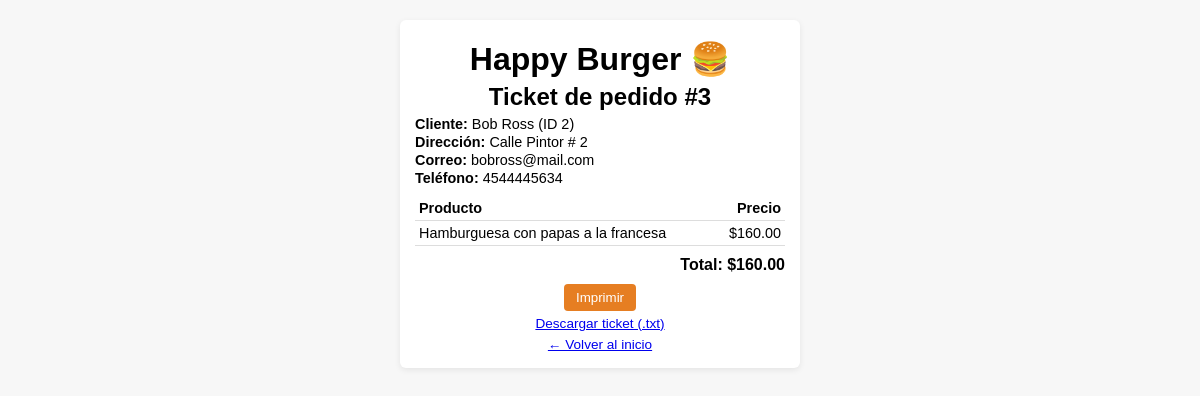
Page /pedidos/ticket/3 on the committed database.
### tables this page shows
CREATE TABLE Clientes (
                    id INTEGER PRIMARY KEY AUTOINCREMENT,
                    nombre TEXT NOT NULL,
                    direccion TEXT,
                    correo_electronico TEXT,
                    telefono TEXT
                );

CREATE TABLE Pedido (
        id INTEGER PRIMARY KEY AUTOINCREMENT,
        pedido INTEGER NOT NULL,
        cliente_id INTEGER NOT NULL,
        producto_id INTEGER NOT NULL,
        precio REAL NOT NULL,
        FOREIGN KEY (cliente_id) REFERENCES Clientes(id) ON DELETE CASCADE,
        FOREIGN KEY (producto_id) REFERENCES Menu(id)
                );

CREATE TABLE Menu (
                    id INTEGER PRIMARY KEY AUTOINCREMENT,
                    nombre TEXT NOT NULL,
                    precio REAL NOT NULL
                );

### routes/pedidos_routes.py (the view)
@pedidos_bp.route("/pedidos/ticket/<int:pedido_num>", methods=["GET"])
def ver_ticket(pedido_num):
    lineas = pedidos_model.obtener_ticket(pedido_num)
    if not lineas:
        return redirect(url_for("index"))
    pedido = lineas[0][0]
    cliente_id = lineas[0][1]
    cliente_nombre = lineas[0][2]
    direccion = lineas[0][3]
    correo = lineas[0][4]
    telefono = lineas[0][5]
    total = sum(l[8] for l in lineas)
    return render_template(
        "ticket.html",
        pedido=pedido,
        cliente_id=cliente_id,
        cliente_nombre=cliente_nombre,
        direccion=direccion,
        correo=correo,
        telefono=telefono,
        lineas=lineas,
        total=total,
    )

### db/database.py (called while the page is built)
    def get_connection(self):
        conn = sqlite3.connect(self.nombre_base_datos)
        conn.execute("PRAGMA foreign_keys = ON")
        return conn

### models/pedidos.py (called while the page is built)
    def obtener_ticket(self, pedido_num):
        with self.db.get_connection() as conn:
            return conn.execute(
                """
                SELECT
                    p.pedido,
                    c.id            AS cliente_id,
                    c.nombre        AS cliente_nombre,
                    c.direccion,
                    c.correo_electronico,
                    c.telefono,
                    m.nombre        AS producto_nombre,
                    p.producto_id,
                    p.precio
                FROM Pedido p
                JOIN Clientes c ON p.cliente_id = c.id
                JOIN Menu m     ON p.producto_id = m.id
                WHERE p.pedido = ?
                ORDER BY p.id
                """,
                (pedido_num,),
            ).fetchall()

### templates/ticket.html (shortened to what this page needs)
<!doctype html>
<html lang="es">
<head>
</head>
<body>
<div class="ticket">
    <h1>Happy Burger 🍔</h1>
    <h2>Ticket de pedido #{{ pedido }}</h2>
    <div class="info">
        <div><strong>Cliente:</strong> {{ cliente_nombre }} (ID {{ cliente_id }})</div>
        <div><strong>Dirección:</strong> {{ direccion or '-' }}</div>
        <div><strong>Correo:</strong> {{ correo or '-' }}</div>
        <div><strong>Teléfono:</strong> {{ telefono or '-' }}</div>
    </div>
    <table>
        <thead>
            <tr>
                <th>Producto</th>
                <th style="text-align:right;">Precio</th>
            </tr>
        </thead>
        <tbody>
            {% for l in lineas %}
            <tr>
                <td>{{ l[6] }}</td>
                <td style="text-align:right;">${{ "%.2f"|format(l[8]) }}</td>
            </tr>
            {% endfor %}
        </tbody>
    </table>
    <div class="total">
        Total: ${{ "%.2f"|format(total) }}
    </div>
    <div class="acciones">
        <button onclick="window.print()">Imprimir</button><br>
        <a href="/pedidos/ticket_txt/{{ pedido }}">Descargar ticket (.txt)</a><br>
        <a href="{{ url_for('index') }}">← Volver al inicio</a>
    </div>
</div>
</body>
</html>

### templates/ticket.html (style rules this page uses)
body { font-family: Arial, sans-serif; max-width: 400px; margin: 10px auto; padding: 10px; background: #f7f7f7; }
.ticket { background: #ffffff; padding: 15px; border-radius: 6px; box-shadow: 0 2px 6px rgba(0,0,0,0.08); }
h1, h2 { text-align: center; margin: 5px 0; }
.info { font-size: 0.9rem; margin-bottom: 10px; }
.info div { margin-bottom: 2px; }
table { width: 100%; border-collapse: collapse; font-size: 0.9rem; margin-top: 10px; }
th, td { border-bottom: 1px solid #ddd; padding: 4px; text-align: left; }
th { font-weight: bold; }
.total { text-align: right; margin-top: 10px; font-size: 1rem; font-weight: bold; }
.acciones { margin-top: 10px; text-align: center; }
button { padding: 6px 12px; border: none; border-radius: 4px; background: #e67e22; color: white; cursor: pointer; }
a { display: inline-block; margin-top: 5px; font-size: 0.85rem; }

### rows in the picture
Clientes: nombre "Bob Ross", direccion "Calle Pintor # 2", correo_electronico "bobross@mail.com", telefono "4544445634"
Pedido: nombre "Hamburguesa con papas a la francesa", precio "160.00"

### other values in the picture
{{ pedido }} "3"
{{ cliente_id }} "2"
{{ "%.2f"|format(total) }} "160.00"
